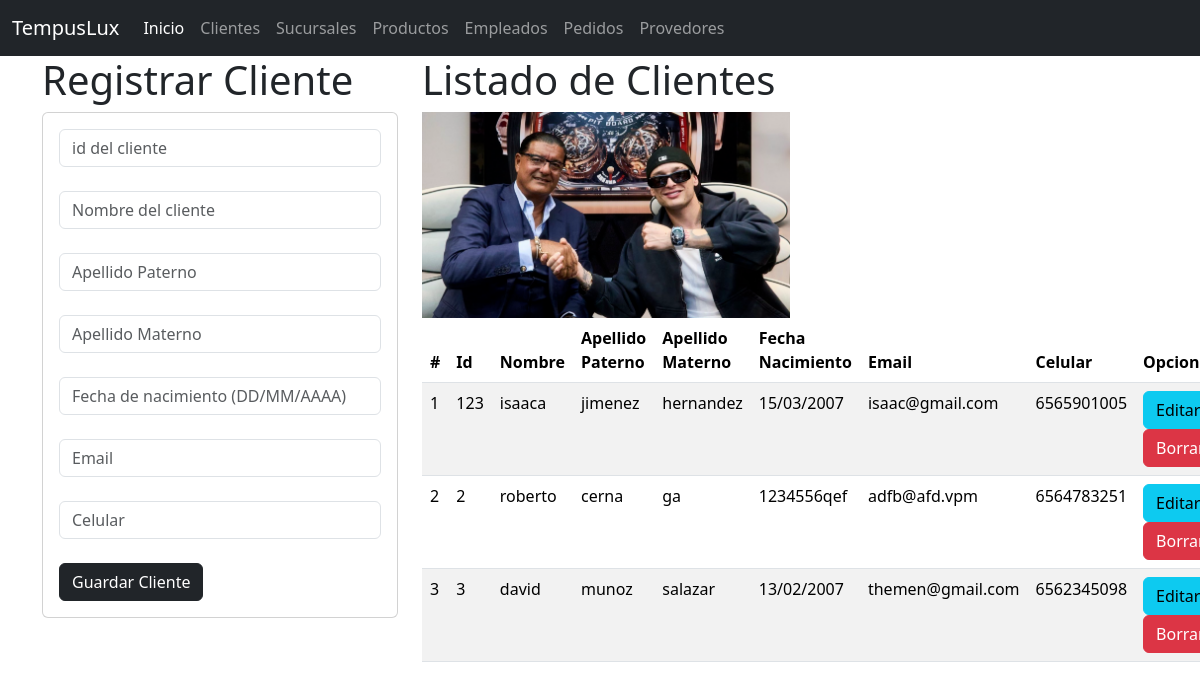
Screenshot of /clientes with the database file from the repository.
### Clientes_app/models.py (models this page shows, shortened)
class Clientes(models.Model):
    id_cliente=models.CharField(primary_key=True,max_length=11)
    nombre=models.CharField(max_length=45)
    apellido_p=models.CharField(max_length=30)
    apellido_m=models.CharField(max_length=30)
    fecha_nac=models.CharField(max_length=30)
    email=models.CharField(max_length=20)
    celular=models.PositiveIntegerField()

### Clientes_app/views.py (the view)
# urls.py: path('clientes', views.inicio_vistaClientes, name="clientes"),
def inicio_vistaClientes(request):
    losclientes = Clientes.objects.all()
    return render(request, "gestionarClientes.html", {"misclientes": losclientes})

### Clientes_app/templates/gestionarClientes.html (shortened to what this page needs)
{% extends "base.html" %}
{% block cuerpo %}
  {% load static %}
<div class="row">
    <div class="col-sm-12 col-md-4 col-lg-4 col-xl-4">
        <h1>Registrar Cliente</h1>
        <div class="card">
            <div class="card-body">
                <form action="{% url 'registrarClientes' %}" method="POST">
                    <div class="form-group">
                        <input type="text" id="txtcodigo" name="txtcodigo" class="form-control"
                            placeholder="id del cliente" minlength="1" maxlength="11" required><br>
                    </div>
                    <div class="form-group">
                        <input type="text" id="txtnombre" name="txtnombre" class="form-control"
                            placeholder="Nombre del cliente" minlength="1" maxlength="45" required><br>
                    </div>
                    <div class="form-group">
                        <input type="text" id="txtapellido_p" name="txtapellido_p" class="form-control"
                            placeholder="Apellido Paterno" minlength="1" maxlength="30" required><br>
                    </div>
                    <div class="form-group">
                        <input type="text" id="txtapellido_m" name="txtapellido_m" class="form-control"
                            placeholder="Apellido Materno" minlength="1" maxlength="30" required><br>
                    </div>
                    <div class="form-group">
                        <input type="text" id="txtfecha_nac" name="txtfecha_nac" class="form-control"
                            placeholder="Fecha de nacimiento (DD/MM/AAAA)" minlength="10" maxlength="10" required><br>
                    </div>
                    <div class="form-group">
                        <input type="email" id="txtemail" name="txtemail" class="form-control"
                            placeholder="Email" maxlength="20" required><br>
                    </div>
                    <div class="form-group">
                        <input type="number" id="txtcelular" name="txtcelular" class="form-control"
                            placeholder="Celular" min="1000000000" max="9999999999" required><br>
                    </div>
                    <div class="form-group">
                        <button type="submit" class="btn btn-dark">Guardar Cliente</button>
                    </div>
                </form>
            </div>
        </div>
    </div>
    <div class="col-sm-12 col-md-8 col-lg-8 col-xl-8">
        <h1>Listado de Clientes</h1>
    <img class="w-50" src="{% static 'img/cliente.png' %}" alt="isaac" width"400" height>
    <br>
        <table class="table table-striped">
            <thead>
                <tr>
                    <th scope="col">#</th>
                    <th scope="col">Id</th>
                    <th scope="col">Nombre</th>
                    <th scope="col">Apellido Paterno</th>
                    <th scope="col">Apellido Materno</th>
                    <th scope="col">Fecha Nacimiento</th>
                    <th scope="col">Email</th>
                    <th scope="col">Celular</th>
                    <th>Opciones</th>
                </tr>
            </thead>
            <tbody>
                {% for c in misclientes %}
                    <tr>
                        <td>{{ forloop.counter }}</td>
                        <td>{{ c.id_cliente }}</td>
                        <td>{{ c.nombre }}</td>
                        <td>{{ c.apellido_p }}</td>
                        <td>{{ c.apellido_m }}</td>
                        <td>{{ c.fecha_nac }}</td>
                        <td>{{ c.email }}</td>
                        <td>{{ c.celular }}</td>
                        <td>
                            <a href="{% url 'seleccionarClientes' c.id_cliente %}" class="btn btn-info">Editar</a>
                            <a href="{% url 'borrarClientes' c.id_cliente %}" class="btn btn-danger">Borrar</a>
                        </td>
                    </tr>
                {% endfor %}
            </tbody>
        </table>
    </div>
</div>
{% endblock cuerpo %}

### templates/base.html (shortened to what this page needs)
<!doctype html>
<html lang="es">
    <head>
        <link href="https://cdn.jsdelivr.net/npm/bootstrap@5.3.3/dist/css/bootstrap.min.css"
        rel="stylesheet">
    </head>
    <body>
        <nav class="navbar navbar-expand-lg navbar-dark bg-dark">
            <div class="container-fluid">
                <a class="navbar-brand" href="#">TempusLux</a>
                <div class="collapse navbar-collapse" id="navbarNav">
                    <ul class="navbar-nav">
                        <li class="nav-item">
                            <a class="nav-link active" aria-current="page" href="/">Inicio</a>
                        </li>
                        <li class="nav-item">
                            <a class="nav-link" href="{% url 'clientes' %}">Clientes</a>
                        </li>
                        <li class="nav-item">
                            <a class="nav-link" href="{% url 'sucursales' %}">Sucursales</a>
                        </li>
                        <li class="nav-item">
                            <a class="nav-link" href="{% url 'productos'%}">Productos</a>
                        </li>
                        <li class="nav-item">
                            <a class="nav-link" href="{% url 'empleados'%}">Empleados</a>
                        </li>
                        <li class="nav-item">
                            <a class="nav-link" href="{% url 'pedidos'%}">Pedidos</a>
                        </li>
                        <li class="nav-item">
                            <a class="nav-link" href="{% url 'proveedores'%}">Provedores</a>
                        </li>
                    </ul>
                </div>
            </div>
        </nav>
        <div class="container">
            {% block cuerpo %}
            {% endblock %}
        </div>
        </body>
    </html>

### rows the page displays
Clientes: id_cliente "123", nombre "isaaca", apellido_p "jimenez", apellido_m "hernandez", fecha_nac "15/03/2007", email "isaac@gmail.com", celular "6565901005"
Clientes: id_cliente "2", nombre "roberto", apellido_p "cerna", apellido_m "ga", fecha_nac "1234556qef", email "adfb@afd.vpm", celular "6564783251"
Clientes: id_cliente "3", nombre "david", apellido_p "munoz", apellido_m "salazar", fecha_nac "13/02/2007", email "themen@gmail.com", celular "6562345098"
